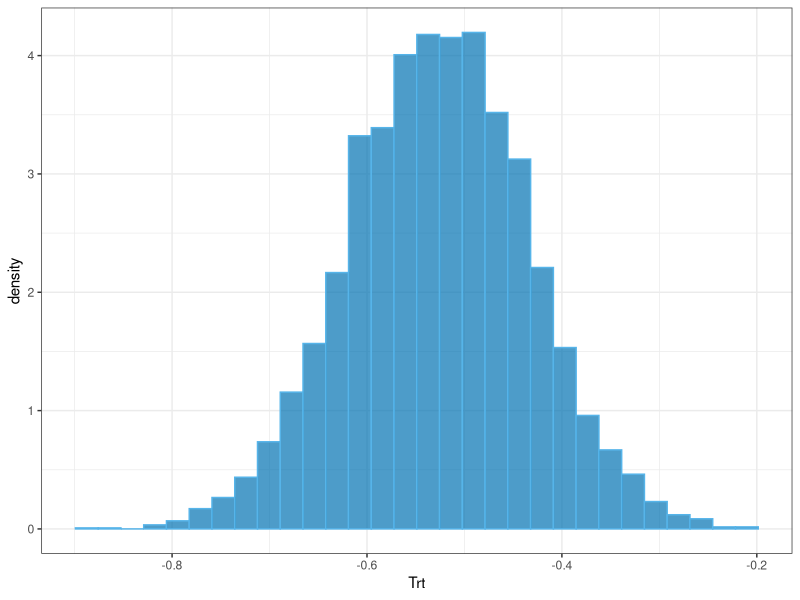
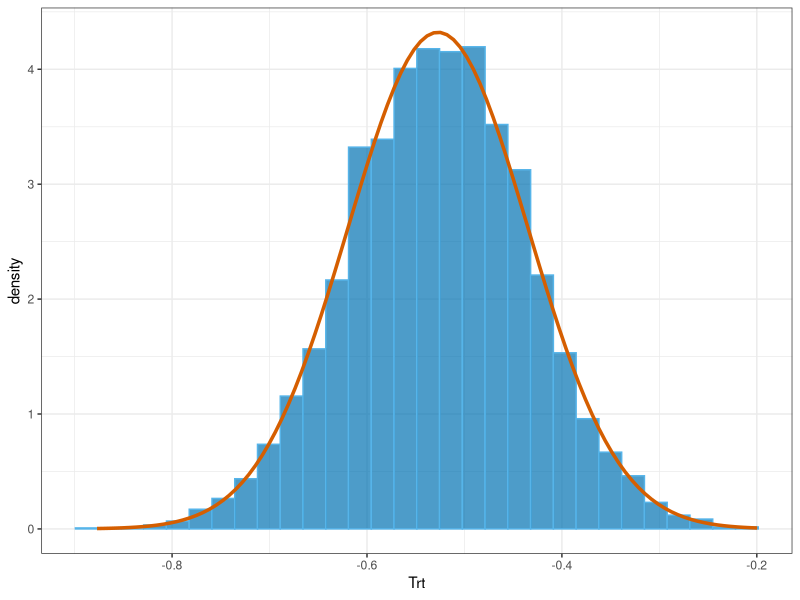

The R script that drew these images, in order:
## ---- chunk 1
#| include: false
knitr::opts_chunk$set(
  echo=TRUE, message=FALSE, warning=FALSE, fig.align="center", dev="svglite"
)

old_hooks <- fansi::set_knit_hooks(
  knitr::knit_hooks,
  which = c("output", "message", "warning", "error")
)

options(crayon.enabled=TRUE)
## ---- chunk 2
library(tidyverse)
## ---- chunk 3
theme_set(theme_bw())
## ---- chunk 4
migraine <- read_csv("./data/Pdata.csv")

migraine
## ---- chunk 5
model <- glm(N ~ ., family="poisson", data=migraine)
## ---- chunk 6
summary(model)
## ---- chunk 7
para_bootstrap_poisson <- function(original_data, original_model, n) {
  out <- out <- matrix(
    nrow=n, ncol=length(coef(original_model)),
    dimnames=list(NULL, names(coef(original_model)))
  )
  
  mu_hat <- predict(original_model, type="response")
  
  for (iter in 1:n) {
    simulated_data <- original_data %>%
      mutate(N = rpois(nrow(original_data), lambda=mu_hat))
    
    refitted_model <- original_model %>%
      update(data=simulated_data)
    
    out[iter, ] <- coef(refitted_model)
  }
  
  as_tibble(out)
}
## ---- chunk 8
set.seed(99)

para_boot_coefs <- para_bootstrap_poisson(migraine, model, n=5000)
## ---- chunk 9
para_boot_coefs
## ---- chunk 10
ggplot(para_boot_coefs, aes(x=Trt)) +
  geom_histogram(
    aes(y=after_stat(density)),
    colour="#56B4E9", fill="#0072B2", alpha=0.7
  )
## ---- chunk 11
mean_para_boot_beta1 <- mean(para_boot_coefs$Trt)
sd_para_boot_beta1 <- sd(para_boot_coefs$Trt)

ggplot(para_boot_coefs, aes(x=Trt)) +
  geom_histogram(
    aes(y=after_stat(density)),
    colour="#56B4E9", fill="#0072B2", alpha=0.7
  ) +
  geom_function(
    fun=dnorm, args=list(mean=mean_para_boot_beta1, sd=sd_para_boot_beta1),
    colour="#D55E00", size=1.2
  )
## ---- chunk 12
list(
  boot_norm = tibble(
    lwr = mean_para_boot_beta1 - qnorm(0.975) * sd_para_boot_beta1,
    upr = mean_para_boot_beta1 + qnorm(0.975) * sd_para_boot_beta1
  ),
  
  boot_perc = tibble(
    lwr = quantile(para_boot_coefs$Trt, 0.025),
    upr = quantile(para_boot_coefs$Trt, 0.975)
  ),
  
  wald = model %>%
    confint.default() %>%
    as_tibble() %>%
    slice(2) %>%
    rename(lwr=1, upr=2)
)
